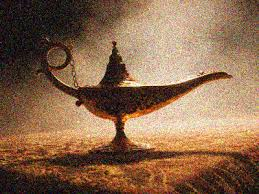
#> input picture Шум/img/lamp.jpg, 259 x 194 px, found by its file name
$ python noise.py
#> lines starting #> are read from the running program, lines starting #| are printed output that depends on the picture
import cv2
import numpy as np
import matplotlib.pyplot as plt
from skimage import img_as_float
from scipy.ndimage import gaussian_filter

def interpret_noise_level(noise_type, value):
    """Интерпретирует уровень шума в понятной форме."""
    if noise_type == "impulse":
        if value < 0.01:
            return "Очень слабый импульсный шум (почти нет)"
        elif 0.01 <= value < 0.05:
            return "Слабый импульсный шум"
        elif 0.05 <= value < 0.1:
            return "Умеренный импульсный шум"
        else:
            return "Сильный импульсный шум (требует очистки)"

    elif noise_type == "gaussian":
        if value < 5:
            return "Очень слабый гауссов шум (почти нет)"
        elif 5 <= value < 15:
            return "Слабый гауссов шум"
        elif 15 <= value < 30:
            return "Умеренный гауссов шум"
        else:
            return "Сильный гауссов шум (требует очистки)"

    return ""

def detect_noise_type(image):
    """Определяет тип шума на изображении."""
    hist = cv2.calcHist([image], [0], None, [256], [0, 256])
    hist /= hist.sum()

    if hist[0] > 0.01 or hist[-1] > 0.01:
        return "impulse"

    if np.std(hist) < 0.005:
        return "gaussian"

    return "mixed"

def estimate_impulse_noise(image):
    """Оценка импульсного шума (соль-перец)."""
    filtered = cv2.medianBlur(image, 3)
    diff = cv2.absdiff(image, filtered)
    noise_level = np.mean(diff > 40)
    return noise_level

def estimate_gaussian_noise(image):
    """Оценка гауссова шума."""
    filtered = gaussian_filter(image, sigma=1)
    noise_level = np.std(image - filtered)
    return noise_level

def estimate_mixed_noise(image):
    """Оценка смешанного шума."""
    impulse_part = estimate_impulse_noise(image)
    gaussian_part = estimate_gaussian_noise(image)
    return impulse_part, gaussian_part

def evaluate_noise(image_path):
    """Основная функция оценки с интерпретацией."""
#> called with image_path = '.\\img\\lamp.jpg'
    image = cv2.imread(image_path, cv2.IMREAD_GRAYSCALE)
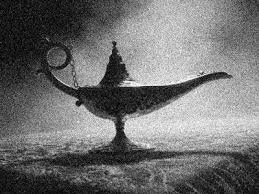
#> image: shape (194, 259); min 0, max 255, mean 111.6
    if image is None:
        raise ValueError("Не удалось загрузить изображение")

    noise_type = detect_noise_type(image)
#> in detect_noise_type, `hist = cv2.calcHist([image], [0], None, [256], [0, 256])`: hist = 256 values, max 389 at index 29, min 0 at index 249, mean 196.3
#> in detect_noise_type, `hist /= hist.sum()`: hist = 256 values, max 0.00774 at index 29, min 0 at index 249, mean 0.00391
#> noise_type = 'gaussian'

    print("\n=== Результаты анализа шума ===")
    print(f"Изображение: {image_path}")
    print(f"Тип шума: {'импульсный (соль-перец)' if noise_type == 'impulse' else 'гауссов' if noise_type == 'gaussian' else 'смешанный'}")
#| Тип шума: гауссов

    if noise_type == "impulse":
        level = estimate_impulse_noise(image)
        interpretation = interpret_noise_level("impulse", level)
        print(f"Уровень шума: {level:.4f} ({interpretation})")

    elif noise_type == "gaussian":
        level = estimate_gaussian_noise(image)
#> in estimate_gaussian_noise, `filtered = gaussian_filter(image, sigma=1)`:
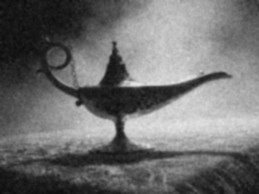
#> filtered: shape (194, 259); min 12, max 229, mean 110.6
#> in estimate_gaussian_noise, `noise_level = np.std(image - filtered)`: noise_level = 116.7
#> level = 116.7
        interpretation = interpret_noise_level("gaussian", level)
#> interpretation = 'Сильный гауссов шум (требует очистки)'
        print(f"Уровень шума (σ): {level:.2f} ({interpretation})")
#| Уровень шума (σ): 116.66 (Сильный гауссов шум (требует очистки))

    else:
        impulse, gaussian = estimate_mixed_noise(image)
        print("\nСмешанный шум состоит из:")
        print(f"- Импульсная составляющая: {impulse:.4f} ({interpret_noise_level('impulse', impulse)})")
        print(f"- Гауссова составляющая (σ): {gaussian:.2f} ({interpret_noise_level('gaussian', gaussian)})")
        print(f"\nОбщая оценка: {'Преобладает импульсный' if impulse > 0.03 else 'Преобладает гауссов' if gaussian > 15 else 'Сбалансированный смешанный'} шум")

    # Визуализация
    plt.figure(figsize=(12, 4))
    plt.subplot(131), plt.imshow(image, cmap='gray'), plt.title("Исходное изображение")

    if noise_type == "impulse":
        filtered = cv2.medianBlur(image, 3)
        plt.subplot(132), plt.imshow(filtered, cmap='gray'), plt.title("После медианного фильтра")
        plt.subplot(133), plt.hist(image.ravel(), 256, [0,256]), plt.title("Гистограмма (пики по краям)")

    elif noise_type == "gaussian":
        filtered = gaussian_filter(image, sigma=1)
        plt.subplot(132), plt.imshow(filtered, cmap='gray'), plt.title("После гауссова фильтра")
        plt.subplot(133), plt.hist(image.ravel(), 256, [0,256]), plt.title("Размытая гистограмма")

    else:
        plt.subplot(132), plt.imshow(cv2.medianBlur(image, 3), cmap='gray'), plt.title("Медианный фильтр")
        plt.subplot(133), plt.imshow(gaussian_filter(image, sigma=1), cmap='gray'), plt.title("Гауссов фильтр")

    plt.tight_layout()
    plt.show()
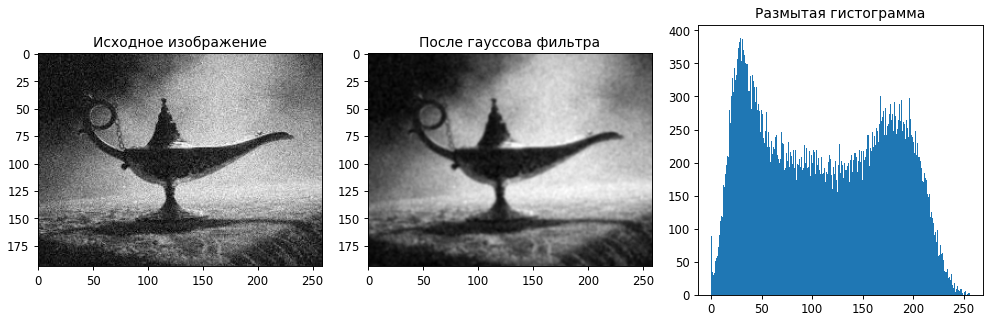
#> figure drawn by matplotlib, 3 panels; panel 3: tallest bar 389 high, from x = 29 to 30

# Пример использования
print("Анализ изображений с разными типами шума:")
evaluate_noise(".\img\lamp.jpg")
#evaluate_noise("S:\code\img\women.jpg")
